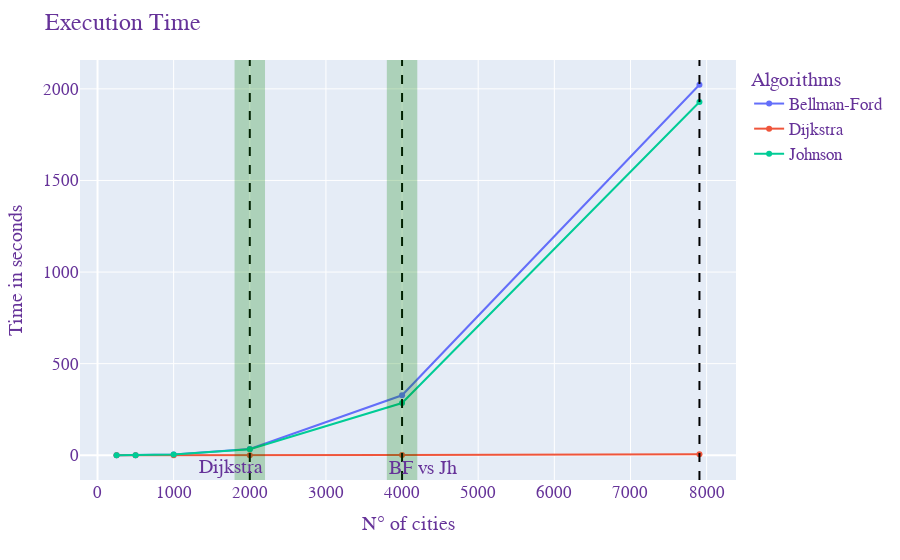

The notebook cell this image was saved under:
### Markdown cell above
# Summary Graph of Algorithms
I tre algoritmi proposti sono tutti provenienti dalla libreria scipy, scritta in CPython. L'algoritmo di Dijkstra è alla sua migliore implementazione tramite Heap di Fibonacci e dunque ha dei tempi di esecuzione notevolmente minori dell'implementazione tramite Heap.

### Code cell
import plotly.express as px
import pandas as pd


df = pd.read_json("times.json")
fig = px.line(df, 
              x = [250, 500, 1000, 2000, 4000, 7906], 
              y=df["times"],
              markers=True)

fig.add_vline(x=2000,line_width=2, line_dash="dash", line_color="black")
fig.add_vline(x=4000,line_width=2, line_dash="dash", line_color="black")
fig.add_vline(x=7906,line_width=2, line_dash="dash", line_color="black")

fig.add_vrect(x0=1800, x1=2200, 
              annotation_text="Dijkstra", annotation_position="bottom right",
              annotation=dict(font_size=20, font_family="Times New Roman"),
              fillcolor="green", opacity=0.25, line_width=0)

fig.add_vrect(x0=3800, x1=4200, 
              annotation_text="BF vs Jh", annotation_position="bottom left",
              annotation=dict(font_size=20, font_family="Times New Roman"),
              fillcolor="green", opacity=0.25, line_width=0)

newnames = {'wide_variable_0':'Bellman-Ford', 'wide_variable_1': 'Dijkstra', 'wide_variable_2': 'Johnson'}
fig.for_each_trace(lambda t: t.update(name = newnames[t.name],
                                      legendgroup = newnames[t.name],
                                      hovertemplate = t.hovertemplate.replace(t.name, newnames[t.name])))
fig.update_layout(
    title="Execution Time",
    xaxis_title="N° of cities",
    yaxis_title="Time in seconds",
    legend_title="Algorithms",
    font=dict(family="Courier New, monospace",size=17,color="RebeccaPurple"))

fig.show(engine="kaleido")

### Figure 1 — Plotly figure (JSON) as saved in the notebook; plotly's stock layout.template omitted (floating-point values rounded to 4 significant figures)
{"data": [{"hovertemplate": "variable=Bellman-Ford<br>x=%{x}<br>value=%{y}<extra></extra>", "legendgroup": "Bellman-Ford", "line": {"color": "#636efa", "dash": "solid"}, "marker": {"symbol": "circle"}, "mode": "lines+markers", "name": "Bellman-Ford", "orientation": "v", "showlegend": true, "type": "scatter", "x": [250, 500, 1000, 2000, 4000, 7906], "xaxis": "x", "y": [0.071, 0.496, 4.18, 34.24, 327.2, 2022.0], "yaxis": "y"}, {"hovertemplate": "variable=Dijkstra<br>x=%{x}<br>value=%{y}<extra></extra>", "legendgroup": "Dijkstra", "line": {"color": "#EF553B", "dash": "solid"}, "marker": {"symbol": "circle"}, "mode": "lines+markers", "name": "Dijkstra", "orientation": "v", "showlegend": true, "type": "scatter", "x": [250, 500, 1000, 2000, 4000, 7906], "xaxis": "x", "y": [0.003, 0.006001, 0.03799, 0.195, 0.882, 5.58], "yaxis": "y"}, {"hovertemplate": "variable=Johnson<br>x=%{x}<br>value=%{y}<extra></extra>", "legendgroup": "Johnson", "line": {"color": "#00cc96", "dash": "solid"}, "marker": {"symbol": "circle"}, "mode": "lines+markers", "name": "Johnson", "orientation": "v", "showlegend": true, "type": "scatter", "x": [250, 500, 1000, 2000, 4000, 7906], "xaxis": "x", "y": [0.05801, 0.519, 4.094, 33.1, 285.2, 1928.0], "yaxis": "y"}], "layout": {"annotations": [{"font": {"family": "Times New Roman", "size": 20}, "showarrow": false, "text": "Dijkstra", "x": 2200, "xanchor": "right", "xref": "x", "y": 0, "yanchor": "bottom", "yref": "y domain"}, {"font": {"family": "Times New Roman", "size": 20}, "showarrow": false, "text": "BF vs Jh", "x": 3800, "xanchor": "left", "xref": "x", "y": 0, "yanchor": "bottom", "yref": "y domain"}], "font": {"color": "RebeccaPurple", "family": "Courier New, monospace", "size": 17}, "legend": {"title": {"text": "Algorithms"}, "tracegroupgap": 0}, "margin": {"t": 60}, "shapes": [{"line": {"color": "black", "dash": "dash", "width": 2}, "type": "line", "x0": 2000, "x1": 2000, "xref": "x", "y0": 0, "y1": 1, "yref": "y domain"}, {"line": {"color": "black", "dash": "dash", "width": 2}, "type": "line", "x0": 4000, "x1": 4000, "xref": "x", "y0": 0, "y1": 1, "yref": "y domain"}, {"line": {"color": "black", "dash": "dash", "width": 2}, "type": "line", "x0": 7906, "x1": 7906, "xref": "x", "y0": 0, "y1": 1, "yref": "y domain"}, {"fillcolor": "green", "line": {"width": 0}, "opacity": 0.25, "type": "rect", "x0": 1800, "x1": 2200, "xref": "x", "y0": 0, "y1": 1, "yref": "y domain"}, {"fillcolor": "green", "line": {"width": 0}, "opacity": 0.25, "type": "rect", "x0": 3800, "x1": 4200, "xref": "x", "y0": 0, "y1": 1, "yref": "y domain"}], "title": {"text": "Execution Time"}, "xaxis": {"anchor": "y", "domain": [0, 1], "title": {"text": "N° of cities"}}, "yaxis": {"anchor": "x", "domain": [0, 1], "title": {"text": "Time in seconds"}}}}
